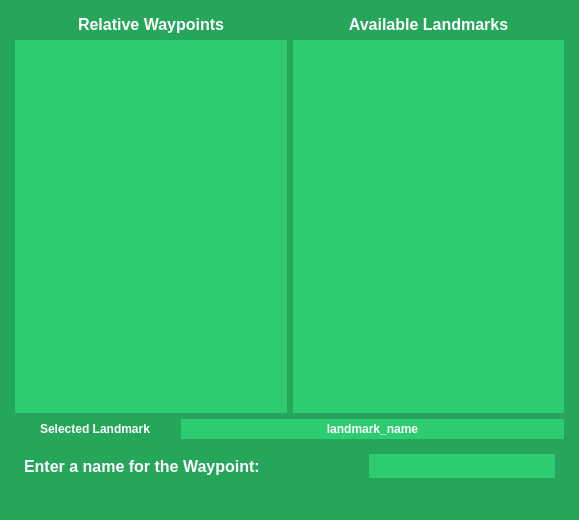
<?xml version="1.0" encoding="UTF-8"?>
<ui version="4.0">
 <class>ActionWaypointUI</class>
 <widget class="QWidget" name="ActionWaypointUI">
  <property name="geometry">
   <rect>
    <x>0</x>
    <y>0</y>
    <width>579</width>
    <height>520</height>
   </rect>
  </property>
  <property name="minimumSize">
   <size>
    <width>0</width>
    <height>0</height>
   </size>
  </property>
  <property name="maximumSize">
   <size>
    <width>16777215</width>
    <height>16777215</height>
   </size>
  </property>
  <property name="windowTitle">
   <string>Form</string>
  </property>
  <property name="styleSheet">
   <string notr="true">background-color:#26A65B</string>
  </property>
  <layout class="QGridLayout" name="gridLayout_2">
   <property name="margin">
    <number>15</number>
   </property>
   <item row="5" column="0" colspan="2">
    <widget class="QWidget" name="widget" native="true">
     <layout class="QGridLayout" name="gridLayout_3">
      <item row="0" column="0">
       <widget class="QLabel" name="label_5">
        <property name="maximumSize">
         <size>
          <width>16777215</width>
          <height>150</height>
         </size>
        </property>
        <property name="font">
         <font>
          <pointsize>12</pointsize>
          <weight>75</weight>
          <bold>true</bold>
         </font>
        </property>
        <property name="styleSheet">
         <string notr="true">color:#ffffff</string>
        </property>
        <property name="text">
         <string>Enter a name for the Waypoint:</string>
        </property>
       </widget>
      </item>
      <item row="0" column="1">
       <widget class="QLineEdit" name="name_field">
        <property name="minimumSize">
         <size>
          <width>0</width>
          <height>24</height>
         </size>
        </property>
        <property name="maximumSize">
         <size>
          <width>186</width>
          <height>16777215</height>
         </size>
        </property>
        <property name="font">
         <font>
          <pointsize>12</pointsize>
          <weight>75</weight>
          <bold>true</bold>
         </font>
        </property>
        <property name="styleSheet">
         <string notr="true">background-color:#2ECC71 ; color:#ffffff</string>
        </property>
        <property name="text">
         <string/>
        </property>
        <property name="frame">
         <bool>false</bool>
        </property>
       </widget>
      </item>
     </layout>
    </widget>
   </item>
   <item row="0" column="0">
    <widget class="QLabel" name="label_11">
     <property name="minimumSize">
      <size>
       <width>0</width>
       <height>0</height>
      </size>
     </property>
     <property name="font">
      <font>
       <pointsize>12</pointsize>
       <weight>75</weight>
       <bold>true</bold>
      </font>
     </property>
     <property name="styleSheet">
      <string notr="true">color:#ffffff</string>
     </property>
     <property name="text">
      <string>Relative Waypoints</string>
     </property>
     <property name="alignment">
      <set>Qt::AlignCenter</set>
     </property>
    </widget>
   </item>
   <item row="1" column="1">
    <widget class="QListWidget" name="landmark_list">
     <property name="font">
      <font>
       <weight>75</weight>
       <bold>true</bold>
      </font>
     </property>
     <property name="styleSheet">
      <string notr="true">QListWidget {background-color:#2ECC71; color:#ffffff;} QListView:item:selected { color: #ffffff; background-color: #345E49;border:none }</string>
     </property>
     <property name="frameShape">
      <enum>QFrame::Panel</enum>
     </property>
     <property name="frameShadow">
      <enum>QFrame::Plain</enum>
     </property>
     <property name="lineWidth">
      <number>0</number>
     </property>
    </widget>
   </item>
   <item row="6" column="0" colspan="2">
    <widget class="QWidget" name="widget_2" native="true">
     <layout class="QGridLayout" name="gridLayout">
      <property name="margin">
       <number>6</number>
      </property>
      <item row="0" column="0">
       <layout class="QVBoxLayout" name="button_layout"/>
      </item>
     </layout>
    </widget>
   </item>
   <item row="1" column="0">
    <widget class="QListWidget" name="waypoint_list">
     <property name="minimumSize">
      <size>
       <width>0</width>
       <height>0</height>
      </size>
     </property>
     <property name="maximumSize">
      <size>
       <width>16777215</width>
       <height>16777215</height>
      </size>
     </property>
     <property name="font">
      <font>
       <weight>75</weight>
       <bold>true</bold>
      </font>
     </property>
     <property name="styleSheet">
      <string notr="true">QListWidget {background-color:#2ECC71; color:#ffffff;} QListView:item:selected { color: #ffffff; background-color: #345E49;border:none }</string>
     </property>
     <property name="frameShape">
      <enum>QFrame::Panel</enum>
     </property>
     <property name="frameShadow">
      <enum>QFrame::Plain</enum>
     </property>
     <property name="lineWidth">
      <number>0</number>
     </property>
    </widget>
   </item>
   <item row="0" column="1">
    <widget class="QLabel" name="label">
     <property name="font">
      <font>
       <pointsize>12</pointsize>
       <weight>75</weight>
       <bold>true</bold>
      </font>
     </property>
     <property name="styleSheet">
      <string notr="true">color:#ffffff</string>
     </property>
     <property name="text">
      <string>Available Landmarks</string>
     </property>
     <property name="alignment">
      <set>Qt::AlignCenter</set>
     </property>
    </widget>
   </item>
   <item row="4" column="0" colspan="2">
    <layout class="QHBoxLayout" name="horizontalLayout">
     <item>
      <widget class="QLabel" name="label_2">
       <property name="maximumSize">
        <size>
         <width>160</width>
         <height>16777215</height>
        </size>
       </property>
       <property name="font">
        <font>
         <weight>75</weight>
         <bold>true</bold>
        </font>
       </property>
       <property name="styleSheet">
        <string notr="true">color:#ffffff</string>
       </property>
       <property name="text">
        <string>Selected Landmark</string>
       </property>
       <property name="alignment">
        <set>Qt::AlignCenter</set>
       </property>
      </widget>
     </item>
     <item>
      <widget class="QLabel" name="landmark_field">
       <property name="minimumSize">
        <size>
         <width>0</width>
         <height>20</height>
        </size>
       </property>
       <property name="font">
        <font>
         <weight>75</weight>
         <bold>true</bold>
        </font>
       </property>
       <property name="styleSheet">
        <string notr="true">color:#ffffff;background-color:#2ECC71</string>
       </property>
       <property name="text">
        <string>landmark_name</string>
       </property>
       <property name="alignment">
        <set>Qt::AlignCenter</set>
       </property>
      </widget>
     </item>
    </layout>
   </item>
  </layout>
 </widget>
 <resources/>
 <connections/>
</ui>
